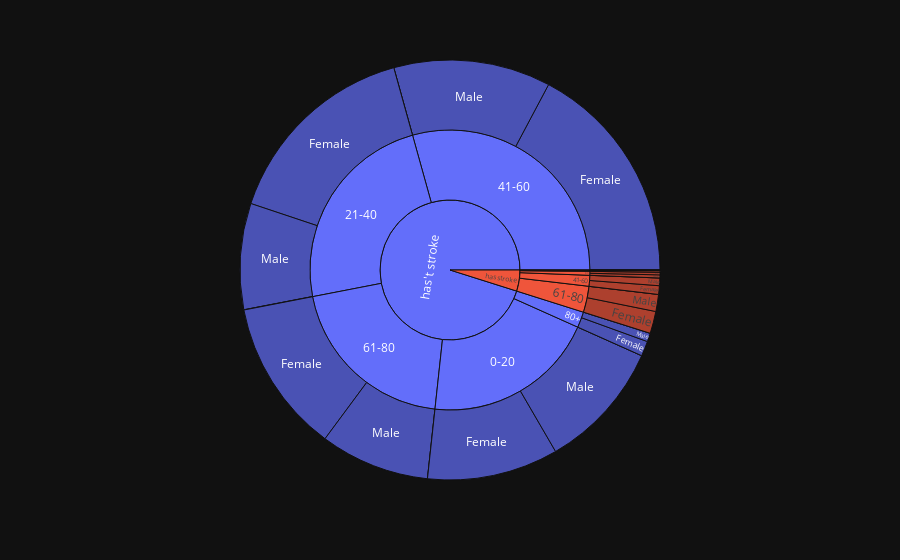

Notebook cell for this chart:
### Code cell
fig = px.sunburst(data, path=['stroke', 'agerange', 'gender'])
fig.show()

### Figure 1 — Plotly figure (JSON) as saved in the notebook; plotly's stock layout.template omitted (floating-point values rounded to 4 significant figures)
{"data": [{"branchvalues": "total", "domain": {"x": [0.0, 1.0], "y": [0.0, 1.0]}, "hovertemplate": "labels=%{label}<br>count=%{value}<br>parent=%{parent}<br>id=%{id}<extra></extra>", "ids": ["has stroke/0-20/Female", "has't stroke/0-20/Female", "has stroke/21-40/Female", "has't stroke/21-40/Female", "has stroke/41-60/Female", "has't stroke/41-60/Female", "has stroke/61-80/Female", "has't stroke/61-80/Female", "has stroke/80+/Female", "has't stroke/80+/Female", "has stroke/0-20/Male", "has't stroke/0-20/Male", "has stroke/21-40/Male", "has't stroke/21-40/Male", "has stroke/41-60/Male", "has't stroke/41-60/Male", "has stroke/61-80/Male", "has't stroke/61-80/Male", "has stroke/80+/Male", "has't stroke/80+/Male", "has stroke/0-20/Other", "has't stroke/0-20/Other", "has stroke/21-40/Other", "has't stroke/21-40/Other", "has stroke/41-60/Other", "has't stroke/41-60/Other", "has stroke/61-80/Other", "has't stroke/61-80/Other", "has stroke/80+/Other", "has't stroke/80+/Other", "has stroke/0-20", "has't stroke/0-20", "has stroke/21-40", "has't stroke/21-40", "has stroke/41-60", "has't stroke/41-60", "has stroke/61-80", "has't stroke/61-80", "has stroke/80+", "has't stroke/80+", "has stroke", "has't stroke"], "labels": ["Female", "Female", "Female", "Female", "Female", "Female", "Female", "Female", "Female", "Female", "Male", "Male", "Male", "Male", "Male", "Male", "Male", "Male", "Male", "Male", "Other", "Other", "Other", "Other", "Other", "Other", "Other", "Other", "Other", "Other", "0-20", "0-20", "21-40", "21-40", "41-60", "41-60", "61-80", "61-80", "80+", "80+", "has stroke", "has't stroke"], "name": "", "parents": ["has stroke/0-20", "has't stroke/0-20", "has stroke/21-40", "has't stroke/21-40", "has stroke/41-60", "has't stroke/41-60", "has stroke/61-80", "has't stroke/61-80", "has stroke/80+", "has't stroke/80+", "has stroke/0-20", "has't stroke/0-20", "has stroke/21-40", "has't stroke/21-40", "has stroke/41-60", "has't stroke/41-60", "has stroke/61-80", "has't stroke/61-80", "has stroke/80+", "has't stroke/80+", "has stroke/0-20", "has't stroke/0-20", "has stroke/21-40", "has't stroke/21-40", "has stroke/41-60", "has't stroke/41-60", "has stroke/61-80", "has't stroke/61-80", "has stroke/80+", "has't stroke/80+", "has stroke", "has't stroke", "has stroke", "has't stroke", "has stroke", "has't stroke", "has stroke", "has't stroke", "has stroke", "has't stroke", "", ""], "values": [2, 516, 6, 795, 34, 880, 87, 603, 12, 59, 0, 507, 0, 417, 30, 618, 67, 431, 11, 34, 0, 0, 0, 1, 0, 0, 0, 0, 0, 0, 2, 1023, 6, 1213, 64, 1498, 154, 1034, 23, 93, 249, 4861], "type": "sunburst"}], "layout": {"legend": {"tracegroupgap": 0}, "margin": {"t": 60}}}
